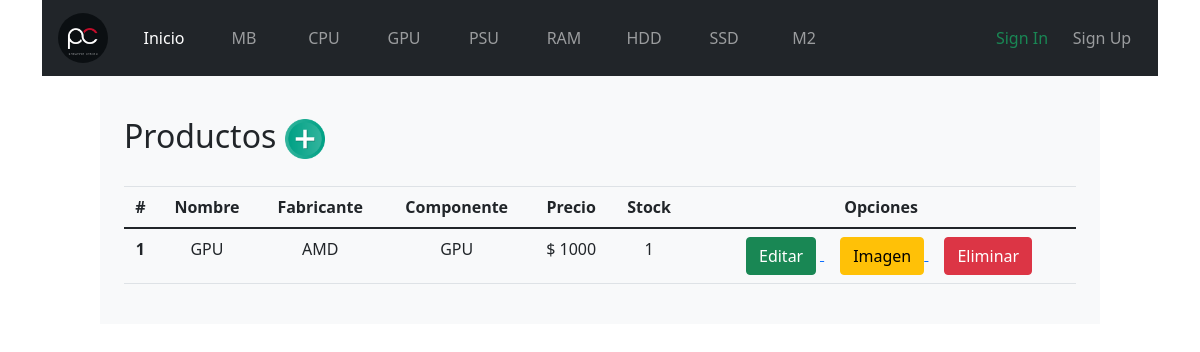
/panel/, run on the app's committed database.
### core/models.py (models this page shows, shortened)
class Producto(models.Model):
    ID          = models.AutoField(primary_key=True)
    Nombre      = models.CharField(max_length=99)
    Fabricante  = models.ForeignKey(Fabricante, on_delete=models.CASCADE, null=True, blank=True)
    Componente  = models.ForeignKey(Componente, on_delete=models.CASCADE, null=True, blank=True)
    Precio      = models.IntegerField(default=0)
    Stock       = models.IntegerField(default=0)
    Imagen      = models.FileField(upload_to='static/media', null=True, blank=True )

class Fabricante(models.Model):
    ID          = models.AutoField(primary_key=True)
    Nombre      = models.CharField(max_length=99)
    def __str__(self):
        return self.Nombre

class Componente(models.Model):
    ID          = models.AutoField(primary_key=True)
    Nombre      = models.CharField(max_length=99)
    def __str__(self):
        return self.Nombre

### core/views.py (the view)
# urls.py: path('panel/', Panel, name='Panel'),
def Panel(request):
    productos = Producto.objects.all()
    contexto = {'productos': productos}
    return render(request,'panel.html', contexto)

### core/templates/panel.html
{% extends 'base.html' %}
{% load static %}
{% block body%}
<div class="container bg-light col-md-10" style="padding: 2%;">
    <h2 class="justify-content-between">Productos
    <a href="{% url 'FormAddProd' %}">
        <img src="../static/img/interface/add.ico" alt="Añadir productos" style="margin-bottom: 2%;margin-top: 2%; max-width: 40px;">
    </a></h2>
    <div class="row">
        {% for Producto in productos %}
        <div class="col-md-12 container justify-content-center">
              <table class="table" style="text-align: center;">
                <thead>
                  <tr>
                    <th scope="col">#</th>
                    <th scope="col">Nombre</th>
                    <th scope="col">Fabricante</th>
                    <th scope="col">Componente</th>
                    <th scope="col">Precio</th>
                    <th scope="col">Stock</th>
                    <th scope="col">Opciones</th>
                  </tr>
                </thead>
                <tbody>
                  <tr>
                    <th scope="row">{{Producto.ID}}</th>
                    <td>{{Producto.Nombre}}</td>
                    <td>{{Producto.Fabricante}}</td>
                    <td>{{Producto.Componente}}</td>
                    <td>$ {{Producto.Precio}}</td>
                    <td>{{Producto.Stock}}</td>
                    <td>
                        <a href="{% url 'FormAddProd' %}">
                            <button type="button" class="btn btn-success ml-3 " style="margin-right: 1%;">Editar</button>
                        </a>
                        <a href="{% url 'FormAddProd' %}">
                            <button type="button" class="btn btn-warning ml-3 ">Imagen</button>
                        </a>
                        <a href="{% url 'FormAddProd' %}">
                            <button type="button" class="btn btn-danger ml-3 ">Eliminar</button>
                        </a>
                    </td>
                  </tr>
                </tbody>
              </table>
        </div>
        {% endfor %}
    </div>
</div>
{% endblock%}

### data on the page
Producto: ID "1", Nombre "GPU", Fabricante "AMD", Componente "GPU", Precio "1000", Stock "1"
